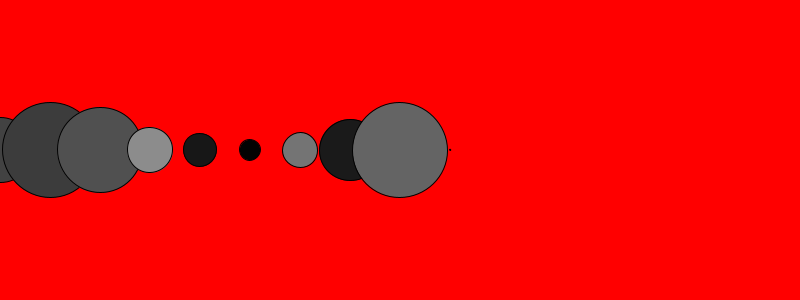
Frame 1 (no input)
Frame 60 (the mouse pressed at the canvas centre just before this capture): identical to frame 1, image omitted
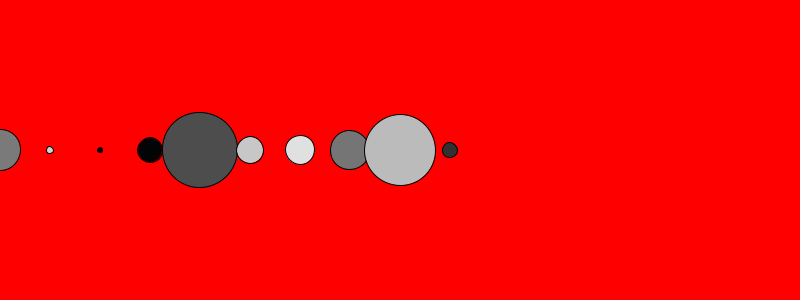
Frame 120 (the mouse held since frame 60 and released just before this capture)

The Processing sketch that drew these frames (run headless with seeded random() and noise(); from frame 60 on, the mouse is pressed at the canvas centre):

// Processing sketch: circulos_tamano_y_color_desde_arrays
// ── circulos_tamano_y_color_desde_arrays.pde
//Declaramos los arrays (vacios por el momemnto), le asignamos un 'largo'

int cantidad = 10;

float [] misNumeros = new float [cantidad];
color [] misColores = new color [cantidad];

void setup() {
  size(800,300);
  //Escribir al array
  for (int i=0; i<misNumeros.length; i++) {
    misNumeros[i] = random(0,100); //rellenamos las casillas con numeros random
    misColores[i] = color(random(255)); //rellenamos las casillas con colores random
  }

  //Leer el array, solo para ver que numeros salieron. 
  for (int i=0; i<misNumeros.length; i++) {
    println(misNumeros[i] + "  " + misColores[i]);
  }
}

void draw() {
  background(255,0,0);
  for(int i=0;i<misNumeros.length;i++){
    fill(misColores[i]); //usamos el array para el color
    ellipse(50 * i, height/2, misNumeros[i], misNumeros[i]); //usamos el array para el tamano
  }
}

void mousePressed(){
  //Sobreescribir al array cuando aprieto mouse. notar que es lo mismo que hacemos en el setup()
  for (int i=0; i<misNumeros.length; i++) {
    misNumeros[i] = random(0,100);
    misColores[i] = color(random(255));
  }
}
